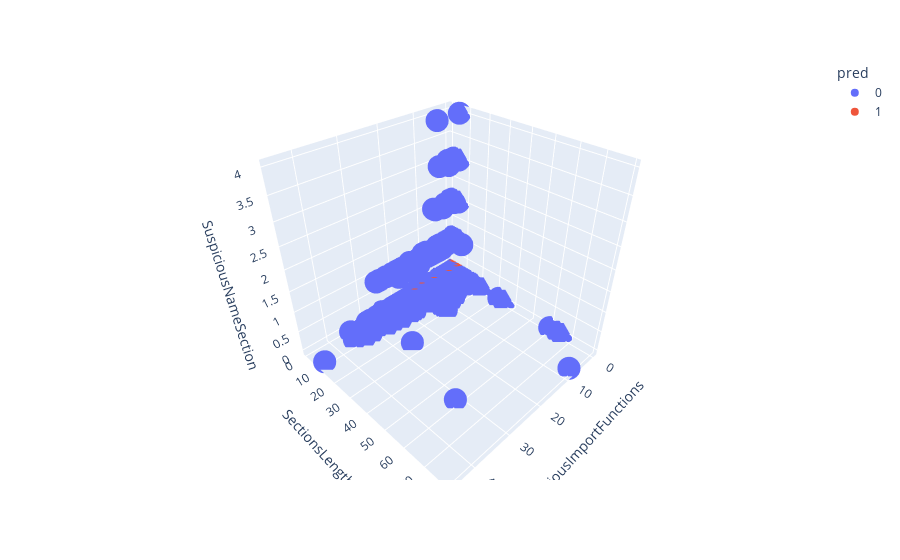

Notebook code for this chart:
### Code cell
import plotly.express as px
fig = px.scatter_3d(
    df , 
    x = "SuspiciousImportFunctions",
    y = "SectionsLength",
    z = "SuspiciousNameSection",
    color= "pred",
)
fig.show()

### Figure 1 — Plotly figure (JSON) as saved in the notebook; plotly's stock layout.template omitted (floating-point values rounded to 4 significant figures; data arrays with more than 128 entries replaced by an {"elided": "..."} marker saying what was removed)
{"data": [{"hovertemplate": "pred=0<br>SuspiciousImportFunctions=%{x}<br>SectionsLength=%{y}<br>SuspiciousNameSection=%{z}<extra></extra>", "legendgroup": "0", "marker": {"color": "#636efa", "symbol": "circle"}, "mode": "markers", "name": "0", "scene": "scene", "showlegend": true, "type": "scatter3d", "x": {"elided": "19526 int values"}, "y": {"elided": "19526 int values"}, "z": {"elided": "19526 int values"}}, {"hovertemplate": "pred=1<br>SuspiciousImportFunctions=%{x}<br>SectionsLength=%{y}<br>SuspiciousNameSection=%{z}<extra></extra>", "legendgroup": "1", "marker": {"color": "#EF553B", "symbol": "circle"}, "mode": "markers", "name": "1", "scene": "scene", "showlegend": true, "type": "scatter3d", "x": [9, 9, 16, 0, 13, 0, 0, 0, 0, 0, 0, 0, 0, 0, 0, 0, 0, 0, 4, 0, 0, 0, 0, 0, 0, 0, 0, 0, 0, 0, 0, 0, 0, 0, 0, 0, 0, 0, 0, 0, 0, 0, 0, 0, 0, 0, 0, 0, 0, 0, 0, 0, 0, 0, 1, 0, 0, 0, 0, 0, 0, 0, 0, 0, 0, 0, 0, 0, 0, 0, 0, 0, 0, 0, 0, 0, 0, 0, 0, 0, 0, 0, 0, 0, 0], "y": [6, 6, 6, 4, 5, 4, 4, 4, 4, 4, 4, 4, 4, 4, 2, 4, 4, 4, 7, 4, 4, 4, 4, 4, 4, 4, 4, 4, 4, 4, 4, 4, 4, 4, 4, 4, 4, 4, 4, 4, 4, 4, 4, 4, 4, 4, 4, 4, 4, 4, 4, 4, 4, 4, 7, 4, 4, 2, 3, 4, 7, 3, 4, 4, 4, 4, 4, 8, 4, 4, 4, 6, 4, 4, 4, 4, 4, 4, 4, 4, 4, 4, 2, 4, 4], "z": [0, 0, 0, 0, 0, 0, 0, 0, 0, 0, 0, 0, 0, 0, 0, 0, 0, 0, 0, 0, 0, 0, 0, 0, 0, 0, 0, 0, 0, 0, 0, 0, 0, 0, 0, 0, 0, 0, 0, 0, 0, 0, 0, 0, 0, 0, 0, 0, 0, 0, 0, 0, 0, 0, 0, 0, 0, 0, 0, 0, 0, 0, 0, 0, 0, 0, 0, 0, 0, 0, 0, 0, 0, 0, 0, 0, 0, 0, 0, 0, 0, 0, 0, 0, 0]}], "layout": {"legend": {"title": {"text": "pred"}, "tracegroupgap": 0}, "margin": {"t": 60}, "scene": {"domain": {"x": [0, 1], "y": [0, 1]}, "xaxis": {"title": {"text": "SuspiciousImportFunctions"}}, "yaxis": {"title": {"text": "SectionsLength"}}, "zaxis": {"title": {"text": "SuspiciousNameSection"}}}}}
